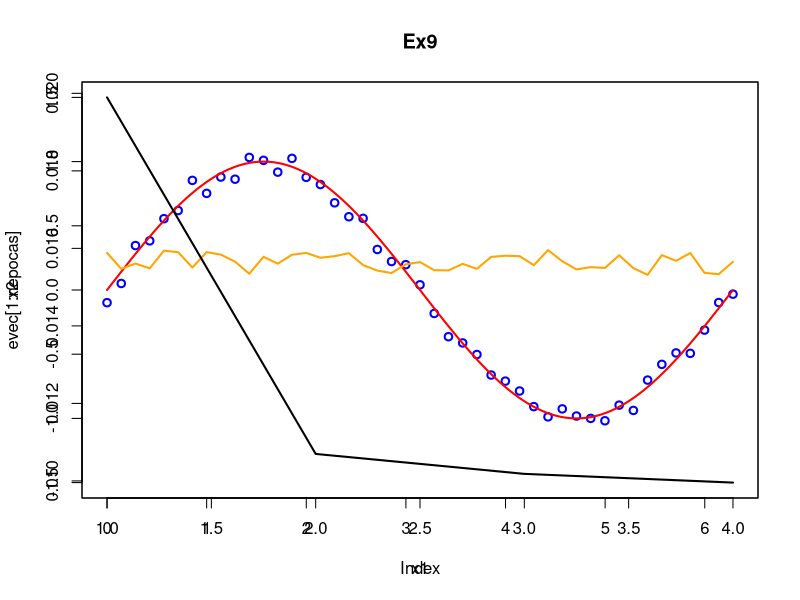

Reproduce this figure in R.
rm(list = ls())
dev.off()

sech2 <- function(u) {
  return(((2 / (exp(u) + exp(-u)) * 2 / (exp(u) + exp(-u)))))
}

N <- 45
x <- seq(0, 2 * pi, 2 * pi / (N - 1))
y <- sin(x) + runif(N, min = -0.1, max = 0.1)
xtest <- seq(0, 2 * pi, 0.01)
ytest <- sin(xtest)

xtrain <- cbind(x, y)
ytrain <- cbind(xtest, ytest)

plot(
  NULL,
  main = "Ex9",
  xlab = "x1",
  ylab = "x2",
  xlim = c(0, 2 * pi),
  ylim = c(-1.5, 1.5)
)

points(x, y, col = "blue", lwd = 2)
lines(xtest, ytest, col = "red", lwd = 2)

maxepocas <- 1000
nepocas <- 0
tol <- 0.01
eepoca <- tol + 1
eta <- 0.1
evec <- matrix(nrow = maxepocas, ncol = 1)

i1 <- 1
i4 <- 1
i5 <- 1
i8 <- 1

# inicializa os pesos

w95 <- runif(1) - 0.5
w96 <- runif(1) - 0.5
w97 <- runif(1) - 0.5

w106 <- runif(1) - 0.5
w107 <- runif(1) - 0.5
w108 <- runif(1) - 0.5

w61 <- runif(1) - 0.5
w62 <- runif(1) - 0.5
w63 <- runif(1) - 0.5

w72 <- runif(1) - 0.5
w73 <- runif(1) - 0.5
w74 <- runif(1) - 0.5

while ((nepocas < maxepocas) && (eepoca > tol)) {
  ei2 <- 0 # erro quadrado
  xseq <- sample(N) # define sequencia
  yhat <- c()
  
  for (i in 1:N) {
    irand <- xseq[i] # pega uma amostra aleatoria

    xin <- xtrain[irand, ] # da linha irand com todas as colunas
    yd <- ytrain[irand, ] # y desejado
    i2 <- xin[2]
    i3 <- xin[1]

    yd9 <- yd[2]

    u6 <- i1 * w61 + i2 * w62 + i3 * w63
    u7 <- i2 * w72 + i3 * 732 + i4 * w74

    i6 <- tanh(u6)
    i7 <- tanh(u7)

    u9 <- i5 * w95 + i6 * w96 + i7 * w97
    u10 <- i6 * w106 + i7 * w107 + i8 * w108

    i9 <- tanh(u9)
    i10 <- tanh(u10)

    e9 <- yd9 - i9

    d9 <- e9 * sech2(u9) # delta9, simbolo do impulso unitario

    # agora vem o ajuste
    dw95 <- eta * d9 * i5
    dw96 <- eta * d9 * i6
    dw97 <- eta * d9 * i7

    w95 <- w95 + dw95 # ajuste
    w96 <- w96 + dw96
    w97 <- w97 + dw97

    # todos os pesos ajustados, agora calcula o erro

    ei2 <- ei2 + (e9 * e9)
    yhat <- c(yhat, as.numeric(i9))
  }

  # incrementa numero de epocas
  nepocas <- nepocas + 1
  evec[nepocas] <- ei2 / N

  # armazena erro por epocas
  eepoca <- evec[nepocas]
}

lines(x, yhat, col = "orange", lwd = 2)


par(new = TRUE)
plot(evec[1:nepocas], type = "l", lwd = 2)
